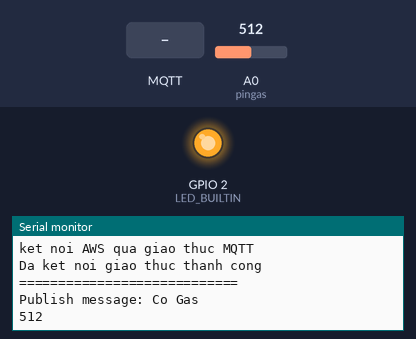
The sketch below on a simulated ESP8266 (NodeMCU). On the bench: output pins drawn as LEDs (lit = HIGH, except the on-board LED, lit = LOW), the last lines printed to the serial monitor. The test bench sets the inputs (shaded band); at power-on: A0 (pingas) = 512. WiFi joins after 1.5 s; servers stay silent unless stated; network time is answered at once with the bench clock; the local clock reads 2024-03-15 10:24:30 at power-on unless the sketch sets it; storage starts empty; no MQTT or app messages arrive unless stated.

Above: at 7.4 s.
7.5 s: A0 (pingas) set to 440
At 8.9 s:
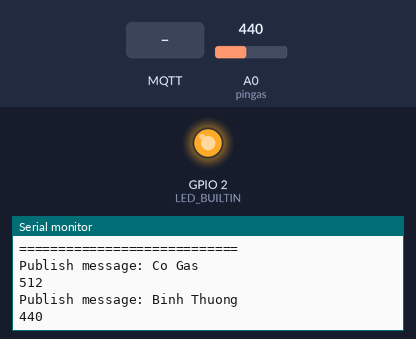
10.5 s: MQTT message "ngocyen2014" arrives on the first subscribed topic
At 12.0 s:
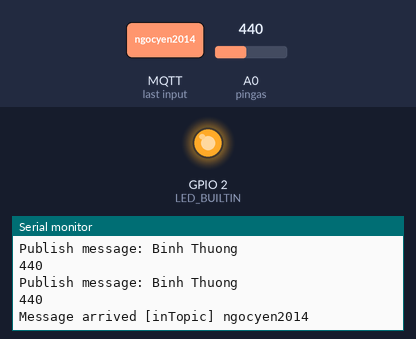
12.3 s: MQTT message "1" arrives on the first subscribed topic
13.8 s: MQTT message "on" arrives on the first subscribed topic
At 14.3 s:
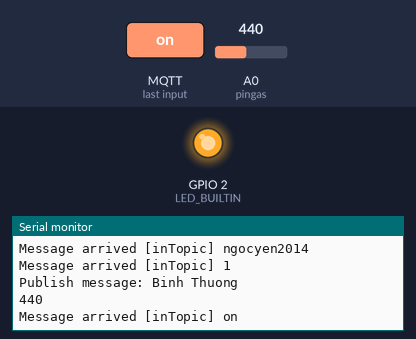
Timing chart, 0 to 16.3 s (numbered marks = the images above; inputs shaded):
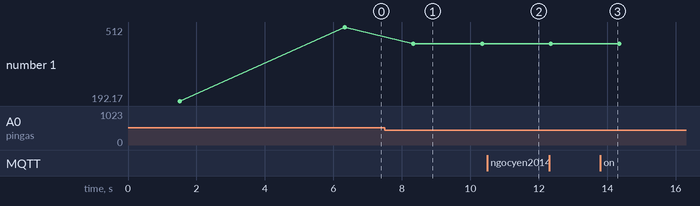

The sketch:

test_gas_esp8266.ino
```cpp
#include "FS.h"
#include <ESP8266WiFi.h>
#include <PubSubClient.h> //https://www.arduinolibraries.info/libraries/pub-sub-client
#include <NTPClient.h> //https://www.arduinolibraries.info/libraries/ntp-client
#include <WiFiUdp.h>

int pingas = A0;
// Update these with values suitable for your network.
//const char* ssid = "Cafe NgocYen 3 BET 2.4GHz";
//const char* password = "ngocyen2014";
//const char* ssid = "Thanh Binh 12";
//const char* password = "@12345678@";
//const char* ssid = "PHUONG HAN_3";
//const char* password = "0983882322";
const char* ssid = "anh ne";
const char* password = "99999999";
//const char* ssid = "1234";
//const char* password = "vinhdeptrai";
WiFiUDP ntpUDP;
NTPClient timeClient(ntpUDP, "pool.ntp.org");
const char* AWS_endpoint = "a2vy0a9v7n77r9-ats.iot.us-east-1.amazonaws.com"; //MQTT broker ip
void callback(char* topic, byte* payload, unsigned int length) {
Serial.print("Message arrived [");
Serial.print(topic);
Serial.print("] ");
for (int i = 0; i < length; i++) {
Serial.print((char)payload[i]);
}
Serial.println();

}
WiFiClientSecure espClient;
PubSubClient client(AWS_endpoint, 8883, callback, espClient); //set MQTT port number to 8883 as per //standard
//============================================================================
#define BUFFER_LEN 256
long lastMsg = 0;
char msg[BUFFER_LEN];
int value = 0;
byte mac[6];
char mac_Id[18];
//============================================================================

void setup_wifi() {
delay(10);
// We start by connecting to a WiFi network
espClient.setBufferSizes(512, 512);
Serial.println();
Serial.print("Dang ket noi wiffi ");
Serial.println(ssid);
WiFi.begin(ssid, password);
while (WiFi.status() != WL_CONNECTED) {
delay(500);
}
Serial.println("============================");
Serial.println(" Ket noi wiffi thanh cong ! ");
Serial.println("IP address: ");
Serial.println(WiFi.localIP());
timeClient.begin();
while(!timeClient.update()){
timeClient.forceUpdate();
}
espClient.setX509Time(timeClient.getEpochTime());
}

void reconnect() {
// Loop until we're reconnected
while (!client.connected()) {
Serial.println("============================");
Serial.println("ket noi AWS qua giao thuc MQTT");
// Attempt to connect
if (client.connect("ESPthing")) {
Serial.println("Da ket noi giao thuc thanh cong ");
Serial.println("============================");
// Once connected, publish an announcement...
client.publish("GAS", "hello world");
// ... and resubscribe
client.subscribe("inTopic");
} else {
Serial.print("failed, rc=");
Serial.print(client.state());
Serial.println(" try again in 5 seconds");
char buf[256];
espClient.getLastSSLError(buf,256);
Serial.print("WiFiClientSecure SSL error: ");
Serial.println(buf);

// Wait 5 seconds before retrying
delay(5000);
}
}
}

void setup() {
Serial.begin(115200);
Serial.setDebugOutput(true);
// initialize digital pin LED_BUILTIN as an output.
pinMode(LED_BUILTIN, OUTPUT);
setup_wifi();
delay(1000);
if (!SPIFFS.begin()) {
Serial.println("Failed to mount file system");
return;
}
// Load certificate file
          Serial.println("============================");
          File cert = SPIFFS.open("/cert.der", "r"); //replace cert.crt eith your uploaded file name
          if (!cert) {
          Serial.println("Khong the mo file chung thuc Cert.der");
          }
          else
          Serial.println("");
          Serial.println("Mo file chung thuc Cert.der thanh cong");
          delay(1000);
          if (espClient.loadCertificate(cert))
          Serial.println("cert da load xong");
          else
          Serial.println("cert not loaded");
// Load private key file
          File private_key = SPIFFS.open("/private.der", "r"); //replace private eith your uploaded file name
          if (!private_key) {
          Serial.println("Khong the mo file chung thuc private cert");
          }
          else
          Serial.println("Mo file private cert thanh cong");
          delay(1000);
          if (espClient.loadPrivateKey(private_key))
          Serial.println("private key da load xong");
          else
          Serial.println("private key not loaded");
// Load CA file
          File ca = SPIFFS.open("/ca.der", "r"); //replace ca eith your uploaded file name
          if (!ca) {
          Serial.println("Khong the mo file chung thuc ca ");
          }
          else
          Serial.println("Mo file ca thanh cong");

          delay(1000);

          if(espClient.loadCACert(ca))
          Serial.println(" Da hoan tat chung thuc ! ");
          else
          Serial.println("ca failed");
          Serial.println("============================");

WiFi.macAddress(mac);
snprintf(mac_Id, sizeof(mac_Id), "%02x:%02x:%02x:%02x:%02x:%02x",
mac[0], mac[1], mac[2], mac[3], mac[4], mac[5]);
Serial.println("MAC_esp8266");
Serial.println(mac_Id);
delay(700);

}

void loop() {

    int valuegas = analogRead(pingas);

    if (!client.connected()) {
           reconnect(); // ket noi lai wifi
    }
    client.loop();
      long now = millis();
      if (now - lastMsg > 2000) {
      lastMsg = now;
      String macIdStr = mac_Id;
          if (valuegas > 450){
            snprintf (msg, BUFFER_LEN, "Co Gas " );
            Serial.print("Publish message: ");
            Serial.println(msg);
            client.publish("GAS", msg);
            Serial.println(valuegas);
          }
          else {
              snprintf (msg, BUFFER_LEN, "Binh Thuong " );
              Serial.print("Publish message: ");
              Serial.println(msg);
              client.publish("GAS", msg);
              Serial.println(valuegas);
              }
      }
digitalWrite(LED_BUILTIN, LOW);
delay(500);
}
```

Measured:
- after the input at 7.5 s, the serial monitor: prints a new line after 0.84 s (image 1)
- after the input at 10.5 s, the serial monitor: prints a new line after 0.34 s (image 2)
- after the input at 13.8 s, the serial monitor: prints a new line at once (image 3)
- plotted number 1: 512 → 440 after the input at 7.5 s
